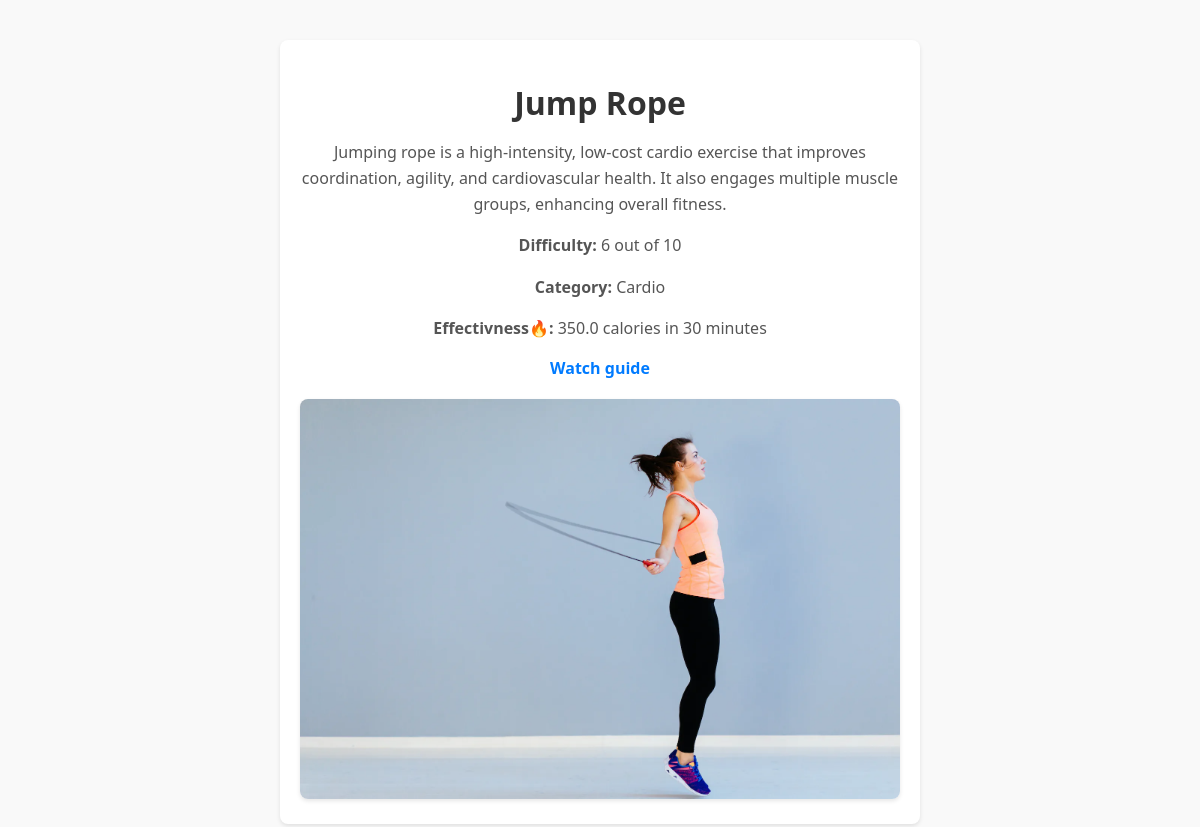
The page /exercises/exercise/5/ on the database its author committed.
### exercises/models.py (models this page shows, shortened)
class Exercise(models.Model):
    name = models.CharField(max_length=150)
    description = models.TextField()
    category = models.ForeignKey(ExerciseCategory, on_delete=models.CASCADE)
    difficulty = models.CharField(max_length=50)
    image = models.ImageField(upload_to='exercise_images/', null=True, blank=True)
    video_url = models.URLField(null=True, blank=True)
    effectiveness = models.FloatField(null=True, blank=True)

class ExerciseCategory(models.Model):
    name = models.CharField(max_length=100)
    description = models.TextField()
    def __str__(self):
        return self.name

### exercises/views.py (the view)
# urls.py: path('exercise/<int:exercise_id>/', views.exercise_detail, name='exercise_detail'),
def exercise_detail(request, exercise_id):
    exercise = get_object_or_404(Exercise, pk=exercise_id)
    return render(request, 'exercises/exercise_detail.html', {'exercise': exercise})

### templates/exercises/exercise_detail.html (shortened to what this page needs)
{% load static %}
<!DOCTYPE html>
<html lang="en">
<head>
</head>
<body style="background-image: url('{% static 'mainpage/images/exer.jpg' %}');
             background-size: cover;
             background-repeat: no-repeat;">
    <div class="exercise-info">
        <h1>{{ exercise.name }}</h1>
        <p>{{ exercise.description }}</p>
        <p><strong>Difficulty:</strong> {{ exercise.difficulty }}</p>
        <p><strong>Category:</strong> {{ exercise.category }}</p>
        <p><strong>Effectivness🔥:</strong> {{ exercise.effectiveness }} calories in 30 minutes</p>
        <a href="{{ exercise.video_url }}" target="_blank">Watch guide</a>
        {% if exercise.image %}
            <img src="{{ exercise.image.url }}" alt="{{ exercise.name }}">
        {% endif %}
    </div>
</body>
</html>

### templates/exercises/exercise_detail.html (style rules this page uses)
body { font-family: 'Segoe UI', Tahoma, Geneva, Verdana, sans-serif; margin: 0; padding: 20px; background-color: #f9f9f9; text-align: center; display: flex; flex-direction: column; align-items: center; }
h1 { color: #333; margin-bottom: 10px; }
p { color: #555; line-height: 1.6; margin-bottom: 5px; }
a { text-decoration: none; color: #007bff; font-weight: bold; margin-top: 15px; display: block; transition: color 0.3s ease; }
img { max-width: 100%; height: auto; border-radius: 8px; margin-top: 20px; box-shadow: 0 2px 4px rgba(0, 0, 0, 0.1); transition: transform 0.3s ease; }
.exercise-info { background-color: #fff; border-radius: 8px; padding: 20px; box-shadow: 0 2px 4px rgba(0, 0, 0, 0.1); margin-top: 20px; width: 80%; max-width: 600px; }

### rows shown on the page
Exercise: name "Jump Rope", description "Jumping rope is a high-intensity, low-cost cardio exercise that improves coordination, agility, and cardiovascular health. It also engages multiple muscle groups, enhancing overall fitness.", difficulty "6 out of 10", category "Cardio", effectiveness "350.0", image (picture)
